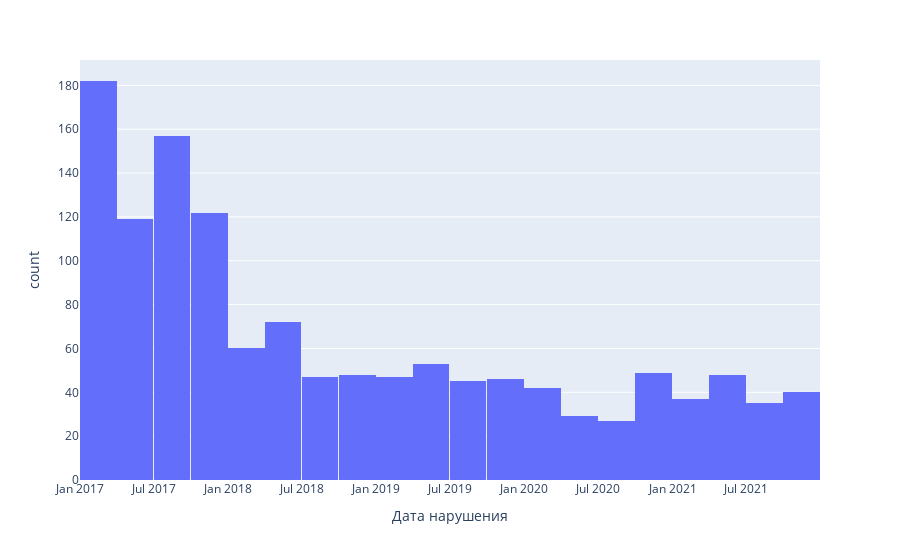

Notebook code for this chart:
### Code cell
import plotly.express as px
fig = px.histogram(df2, x='Дата\nнарушения')
fig.show()

### Figure 1 — Plotly figure (JSON) as saved in the notebook; plotly's stock layout.template omitted (floating-point values rounded to 4 significant figures; data arrays with more than 128 entries replaced by an {"elided": "..."} marker saying what was removed)
{"data": [{"alignmentgroup": "True", "bingroup": "x", "hovertemplate": "Дата\nнарушения=%{x}<br>count=%{y}<extra></extra>", "legendgroup": "", "marker": {"color": "#636efa", "pattern": {"shape": ""}}, "name": "", "offsetgroup": "", "orientation": "v", "showlegend": false, "type": "histogram", "x": {"elided": "1305 str values"}, "xaxis": "x", "yaxis": "y"}], "layout": {"barmode": "relative", "legend": {"tracegroupgap": 0}, "margin": {"t": 60}, "xaxis": {"anchor": "y", "domain": [0, 1], "title": {"text": "Дата\nнарушения"}}, "yaxis": {"anchor": "x", "domain": [0, 1], "title": {"text": "count"}}}}
